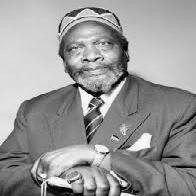
#> input picture data/jomo.jpg, 196 x 196 px
$ jupyter execute --allow-errors Clustering.ipynb   (shell and % lines are left out)   (Python 2 division)   (older library calls are emulated)
#> lines starting #> are read from the running program, lines starting #| are printed output that depends on the picture
#Workshop on Data Science in Africa
##Dedan Kimathi University of Technology, Nyeri, Kenya
###June 15th -19th, 2015

##Clustering, Ciira Maina

##Introduction

This notebook will allow you to run the clustering examples presented in the clustering lecture. We will cover three clustering algorithms:

1. K-means clustering
2. Gaussian Mixture Models
3. Hierachical clustering

##K-means Clustering

As discussed in the lecture, K-means works by iterating through two steps:

1. Assigning data points to closest center
2. Recomputing cluster centers based on current assignment

When the cluster assignments don't change, the algorithm has converged.

###Example

We will consider an example with 2D data generated from a 2 component Gaussian Mixture Model. It is often important to test algorithms with toy data to ensure our implementations are correct.

####Generating the toy data

We will generate and plot 20 data points from a mixture of 2 Gaussians (10 data points from each component).

[cell 1]
import numpy as np
import pylab as plt

#Set the random seed for reproducability
np.random.seed(123)
#Generate the data
X1=np.random.multivariate_normal(np.array([1,1]),np.diag([.1,.1]),10)#10 points from the first GMM component
X2=np.random.multivariate_normal(np.array([3,3]),np.diag([.1,.1]),10)#10 points from the second GMM component
X=np.concatenate((X1,X2))

#Plot the data
plt.plot(X[:,0],X[:,1],'bo',markersize=10)
plt.xlim([0,5]);
plt.ylim([0,5]);
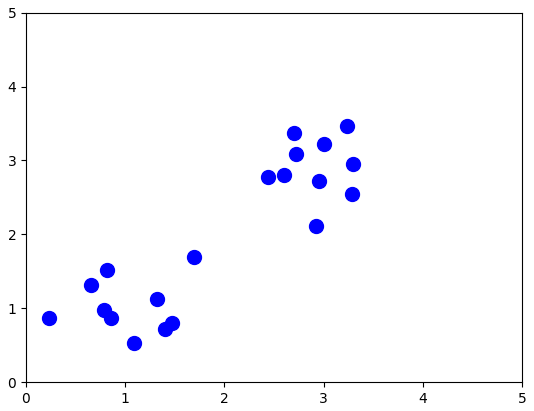
#> figure drawn by matplotlib, 1 panel

We see that the two distinct clusters are clearly visible. If we run the K-mean algorithm on these data we can recover these clusters. We write a function that implements the two steps in the K-means algorithm. The inputs to this algorithm are the data and the current cluster centers. It returns a cluster assignment based on the input centers, the cost after the assignment step and new cluster centers based on the new assignment.

[cell 2]
def kmeans(data,centers):

	new_cent=np.zeros(centers.shape)
	#assignment step
	dist=np.zeros((data.shape[0],centers.shape[0]))
	for i in range(centers.shape[0]):
		dist[:,i]=np.sum((data-centers[i,:])**2,1)

	assign=np.argmin(dist,1)

	#compute new centers and cost
	cost=0
	for i in range(centers.shape[0]):
		new_cent[i,:]=np.mean(data[assign==i,:],0)
		cost+=np.sum(np.sum((data[assign==i,:]-centers[i,:])**2,1))

	return new_cent,cost,assign

Let us run through one iteration of the K-means algorithm.

[cell 3]
#We need a value of K
K=2 # we assume there are two clusters

#random starting points
centers=np.random.multivariate_normal(np.array([2,2]),np.diag([1,1]),K)

#run one iteration of K-means
new_cent,cost,assign=kmeans(X,centers)

#plot the assignment based on input cluster centers
col=['r','g'] #colour code for the two clusters
plt.plot(X[assign==0,0],X[assign==0,1],col[0]+'o',markersize=10)
plt.plot(X[assign==1,0],X[assign==1,1],col[1]+'o',markersize=10)
plt.plot(centers[0,0],centers[0,1],col[0]+'x',markersize=10,mew=2) #input center
plt.plot(centers[1,0],centers[1,1],col[1]+'x',markersize=10,mew=2) #input center
plt.xlim([0,5]);
plt.ylim([0,5]);

[cell 4]
#Plot the new centers
centers=new_cent # this will be the centers in the next iteration
plt.plot(X[assign==0,0],X[assign==0,1],col[0]+'o',markersize=10)
plt.plot(X[assign==1,0],X[assign==1,1],col[1]+'o',markersize=10)
plt.plot(centers[0,0],centers[0,1],col[0]+'x',markersize=10,mew=2)
plt.plot(centers[1,0],centers[1,1],col[1]+'x',markersize=10,mew=2)
plt.xlim([0,5]);
plt.ylim([0,5]);

Write a for loop that calls the function kmeans for a number of iterations (say 4) and monitor any change in cluster assignment.

[cell 5]
##Code box for your solution

Write a while loop that allows you to terminate the algorithm when the cluster assignment doesn't change.

[cell 6]
##Code box for your solution

### K-means for Image compression (Vector Quantization)

The K-means algorithm can be used for image compression. In this example we will demonstrate it on an image of Mzee Jomo Kenyatta. We divide the image into 2-by-2 blocks which we treat as vectors in $\mathbf{R}^4$. We then cluster these blocks and use the assigned cluster centers to represent the image.

We will use the Python Imaging Library (PIL) to access the image. We will also use the scikit-learn toolbox of implementations of machine learning algorithms for K-means.

[cell 7]
import PIL
from sklearn.cluster import KMeans
import matplotlib.cm as cm #colour map to display grayscale image

#Obtain the image
img=PIL.Image.open('data/jomo.jpg')
#> img is the input picture: PIL image 196x196 L; min 0, max 255, mean 153.7

#Display the image
#img.show()
plt.imshow(np.asarray(img),cmap = cm.Greys_r)

[cell 8]
A=np.asarray(img)

We need to get the 2-by-2 blocks from the image array and flatten them to vectors in $\mathbf{R}^4$ before running K means.

[cell 9]
#get the vectors
px=img.size[0]
#> px = 196
vq=np.zeros(((px*px)/4,4))
k=0
for i in range(0,A.shape[0],2):
	for j in range(0,A.shape[1],2):
		vq[k,:]=np.ndarray.flatten(A[i:i+2,j:j+2])
		k+=1
#> after the loop, k = 9604

kmeans = KMeans(init='k-means++', n_clusters=2, n_init=10)
kmeans.fit(vq)
cent=kmeans.cluster_centers_

Plot the quantized image

[cell 10]
#quantized image
img_mtx2=np.zeros(img.size)
k=0
#> (the rest of this cell did not finish here and is left out)

[cell 11]
plt.imshow(img_mtx2,cmap = cm.Greys_r)
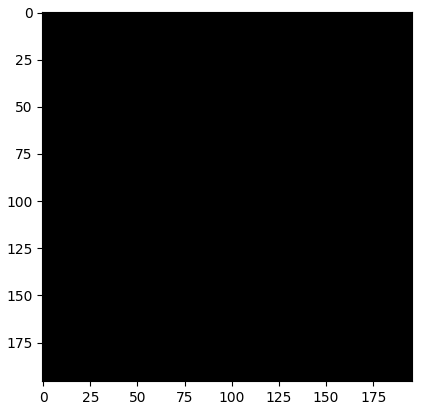
#> figure drawn by matplotlib, 1 panel

##Gaussian Mixture Models

In this example we will use GMMs to cluster the energy of speech frames and use this information to determine whether a speech frame corresponds to speech or silence. Let's start by using the scipy library to plot a mixture of Gaussians.

[cell 12]
from scipy.stats import norm

Let's plot the pdf of a Gaussian with mean zero and variance 1. Vary the parameters of the distribution and see what happens.

[cell 13]
x=np.linspace(-5,5,100)
plt.plot(x,norm.pdf(x,0,1),linewidth=3)
plt.xlabel(r'$x$',fontsize=16)
plt.ylabel(r'$p(x)$',fontsize=16)
plt.title(r'Univariate Gaussian with $\mu=0$ and $\sigma=1$',fontsize=16)
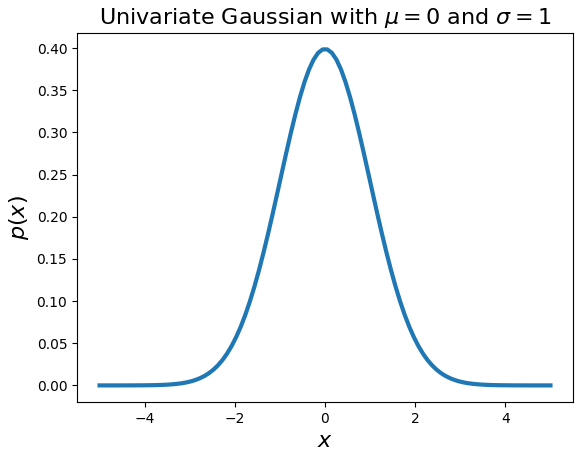
#> figure drawn by matplotlib, 1 panel; curve peaks at x = -0.0505, y = 0.398

Now let us plot a GMM with three components.

[cell 14]
plt.plot(x,0.4*norm.pdf(x,-3,.5),'r',linewidth=1)
plt.plot(x,0.2*norm.pdf(x,1,1),'g',linewidth=1)
plt.plot(x,0.4*norm.pdf(x,3,.5),'b',linewidth=1)
plt.plot(x,0.4*norm.pdf(x,-3,.5)+0.2*norm.pdf(x,1,1)+0.4*norm.pdf(x,3,.5),'m',linewidth=2)
plt.xlabel(r'$x$',fontsize=16)
plt.ylabel(r'$p(x)$',fontsize=16)
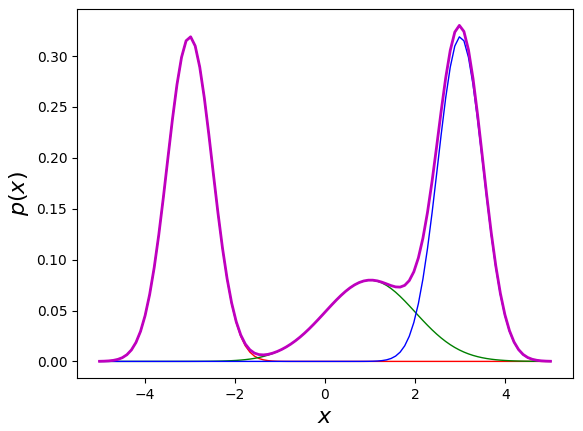
#> figure drawn by matplotlib, 1 panel; curve peaks at x = -2.98, y = 0.319; curve peaks at x = 0.96, y = 0.0797; curve peaks at x = 2.98, y = 0.319

##Voice Activity Detection

We now experiment with voice activity detection by modelling the log energy of speech frames using a GMM. We will use scipy to access the speech sample stored in a WAV file

[cell 15]
import scipy.io.wavfile

#open the wav file
#> (the rest of this cell did not finish here and is left out)

Let us plot this speech signal which contains the first seven digits in Kiswahili.

#> (a cell that did not finish here is left out)

We see that the location of the seven digits can be clearly see and correspond to areas of high energy in the signal. We divide the signal into segments with 256 samples each and determine the energy. We then plot a histogram of the log energy. It is clear that the data is multimodal

[cell 17]
blk_size=256
#> (the rest of this cell did not finish here and is left out)

We can try to model the data using a single Gaussian.

#> (a cell that did not finish here is left out)

We see that this is not a good model of the data. We then fit a GMM with 2 components using the Expextation maximization implementation in scikit-learn.

[cell 19]
from sklearn import mixture

#> (the rest of this cell did not finish here and is left out)

Try and fit GMMs with more components and see what happens.

We can compute the probability of each frame belonging to each cluster. To get the cluster corresponding to speech, we determine the cluster with the highest mean.

#> (a cell that did not finish here is left out)

Then we compute the probability of each frame belonging to each of the clusters.

#> (a cell that did not finish here is left out)

We can classify a segment as being speech if the probability of the segment belonging to the cluster with the highest mean is above a given threshold.

[cell 22]
#set threshold
thresh=0.5
#determine speech blocks
#> (the rest of this cell did not finish here and is left out)

What do you think about this classification? Try and change the threshold and the number of clusters. How does this change the classification.

##Hierachical Clustering

This is an approach to clustering that yields a hierarchy of clusters. Clusters in one level of the hierarchy are formed by merging clusters in the lower level and at the lowest level of the hierarchy each datum is in its own cluster. We will demonstrate hierarchical clustering using the scipy module scipy.cluster.hierarchy

[cell 23]
import scipy.cluster.hierarchy

We then generate 6 data points from a 2 mixture GMM. Three data points from each component. We plot the data using the index of the data point.

[cell 24]
np.random.seed(123)
X1=np.random.multivariate_normal(np.array([1,1]),np.diag([.1,.1]),3)
X2=np.random.multivariate_normal(np.array([3,3]),np.diag([.1,.1]),3)
X=np.concatenate((X1,X2))

for i in range(X.shape[0]):
    plt.text(X[i,0],X[i,1],str(i),color='b',fontsize=16 )

plt.xlim([0,5]);
plt.ylim([0,5]) ;

We then perform hierarchical clustering using single linkage.

[cell 25]
#hierarchical clustering
Z=scipy.cluster.hierarchy.single(X)

#print Z to show the steps in the clustering process
print Z

The variable $Z$ summarises the steps covered in the lecture. They are

1. Merge 0 and 2 to form a new cluster and label it 6
2. Merge 3 and 5 to form a new cluster and label it 7
3. Merge 4 and 7 to form a cluster with the objects $\{3,4,5\}$ and label it 8
4. Merge 1 and 6 to form a cluster with the objects $\{0,1,2\}$ and label it 9
5. Merge 8 and 9 to form a cluster with all the objects

We can plot a dendogram.

[cell 26]
scipy.cluster.hierarchy.dendrogram(Z,leaf_font_size=16)
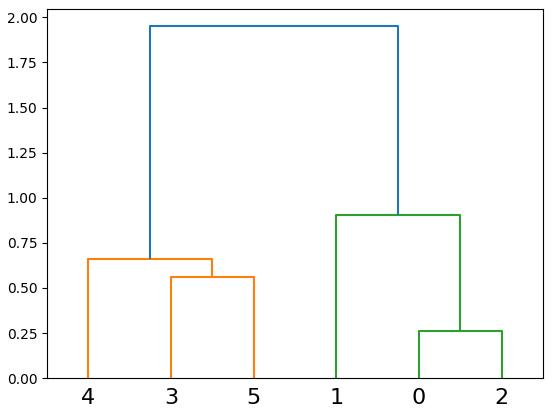
#> figure drawn by matplotlib, 1 panel
